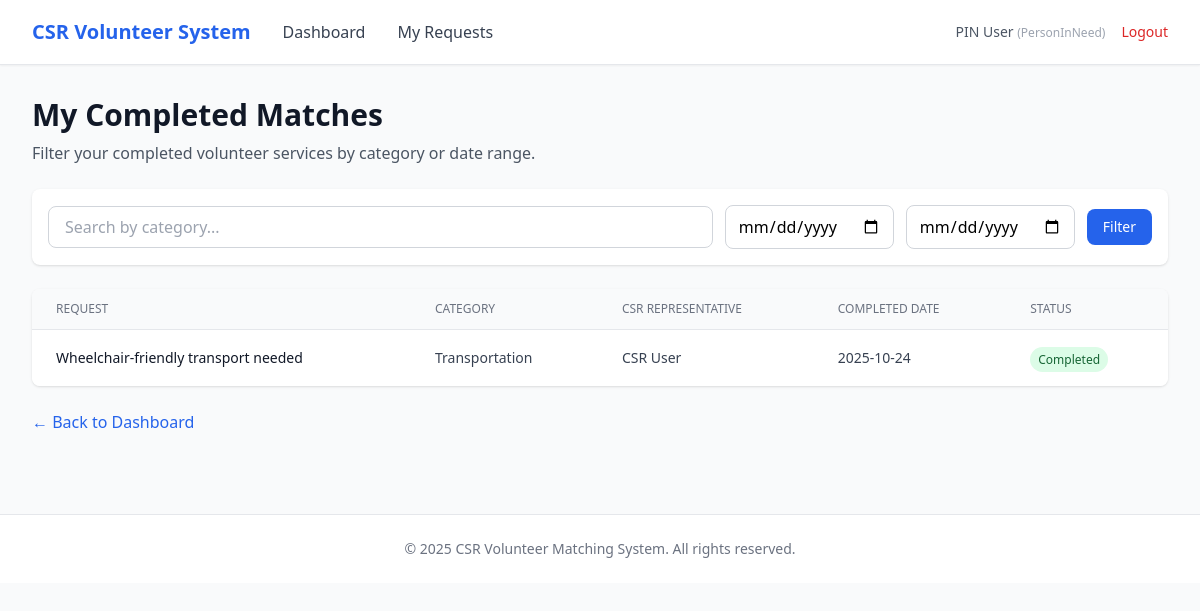
Screenshot of /pin/match-records (signed in) with the database file from the repository.
### app/entity/user_account.py (models this page shows, shortened)
class UserAccount(UserMixin, db.Model):
    __tablename__ = "user_accounts"
    userID = db.Column(db.Integer, primary_key=True, autoincrement=True)  # explicit auto increment
    name = db.Column(db.String(100), nullable=False)
    email = db.Column(db.String(120), nullable=False, unique=True, index=True)
    _password = db.Column("password", db.String(255), nullable=False)
    age = db.Column(db.Integer)
    phoneNumber = db.Column(db.String(20))
    isActive = db.Column(db.Boolean, default=True)
    profileID = db.Column(db.Integer, db.ForeignKey("user_profiles.profileID"), nullable=False)
    profile = db.relationship("UserProfile", back_populates="users", lazy=True)
    @property
    def password(self):
        raise AttributeError("Password is write-only.")
    @password.setter
    def password(self, raw):
        self._password = generate_password_hash(raw)

### app/entity/user_profile.py (models this page shows)
class UserProfile(db.Model):
    __tablename__ = "user_profiles"
    profileID   = db.Column(db.Integer, primary_key=True, autoincrement=True)  # explicit auto increment
    profileName = db.Column(db.String(50), nullable=False, unique=True)
    description = db.Column(db.String(255))
    isActive    = db.Column(db.Boolean, default=True)
    users = db.relationship("UserAccount", back_populates="profile", lazy=True)

### app/entity/match_record.py (models this page shows)
class MatchRecord(db.Model):
    __tablename__ = "match_records"
    matchRecordID = db.Column(db.Integer, primary_key=True)
    requestID = db.Column(db.Integer, db.ForeignKey("requests.requestID", ondelete="CASCADE"), nullable=False)
    csrRepID = db.Column(db.Integer, db.ForeignKey("user_accounts.userID"), nullable=False)
    pinID = db.Column(db.Integer, db.ForeignKey("user_accounts.userID"), nullable=False)
    categoryID = db.Column(db.Integer, db.ForeignKey("categories.categoryID"), nullable=False)
    status = db.Column(db.String(30), default="completed")
    matchedAt   = db.Column(db.DateTime, default=db.func.now(), nullable=False)
    completedAt = db.Column(db.DateTime)
    request = db.relationship("Request", lazy=True)
    csr_representative = db.relationship(
        "UserAccount",
        foreign_keys=[csrRepID],
        backref=db.backref("match_records_as_csr", lazy=True),
        lazy=True
    )
    person_in_need = db.relationship(
        "UserAccount",
        foreign_keys=[pinID],
        backref=db.backref("match_records_as_pin", lazy=True),
        lazy=True
    )
    category = db.relationship("Category", lazy=True)

### app/entity/request.py (models this page shows)
class Request(db.Model):
    __tablename__ = "requests"
    requestID = db.Column(db.Integer, primary_key=True)
    pinID = db.Column(db.Integer, db.ForeignKey("user_accounts.userID"), nullable=False)
    csrRepID = db.Column(db.Integer, db.ForeignKey("user_accounts.userID"))
    categoryID = db.Column(db.Integer, db.ForeignKey("categories.categoryID"), nullable=False)
    title = db.Column(db.String(150), nullable=False)
    description = db.Column(db.Text)
    status = db.Column(db.String(30), default="open")
    viewCount = db.Column(db.Integer, default=0)
    shortlistCount = db.Column(db.Integer, default=0)
    createdAt = db.Column(db.DateTime, default=db.func.now(), nullable=False)
    closedAt  = db.Column(db.DateTime)
    category = db.relationship("Category", back_populates="requests", lazy=True)
    person_in_need = db.relationship(
        "UserAccount",
        foreign_keys=[pinID],
        backref=db.backref("requests_made", lazy=True),
        lazy=True
    )
    csr_representative = db.relationship(
        "UserAccount",
        foreign_keys=[csrRepID],
        backref=db.backref("requests_supported", lazy=True),
        lazy=True
    )
    shortlists = db.relationship(
        "Shortlist",
        cascade="all, delete-orphan",
        passive_deletes=True
    )
    match_records = db.relationship(
        "MatchRecord",
        cascade="all, delete-orphan",
        passive_deletes=True
    )

### app/entity/category.py (models this page shows)
class Category(db.Model):
    __tablename__ = "categories"
    categoryID   = db.Column(db.Integer, primary_key=True)
    categoryName = db.Column(db.String(100), nullable=False, unique=True)
    description  = db.Column(db.String(255))
    isActive     = db.Column(db.Boolean, default=True)
    requests = db.relationship("Request", back_populates="category", lazy=True)

### app/boundary/routes.py (the view)
@boundary_bp.route("/pin/match-records", methods=["GET"])
@login_required
def pin_match_records():
    from app.control.pin_searchMatchRecord_controller import PinSearchMatchRecordController
    category_query = request.args.get("category", "").strip()
    start_date = request.args.get("start_date", "").strip()
    end_date = request.args.get("end_date", "").strip()
    page = request.args.get("page", 1, type=int)
    per_page = 10
    results = PinSearchMatchRecordController().searchMatchRecord(
        current_user.userID, category_query, start_date, end_date
    )
    total = len(results)
    start = (page - 1) * per_page
    end = start + per_page
    paginated_matches = results[start:end]
    class SimplePagination:
        def __init__(self, page, per_page, total):
            self.page = page
            self.per_page = per_page
            self.total = total
            self.pages = (total + per_page - 1) // per_page
            self.has_prev = page > 1
            self.has_next = page < self.pages
            self.prev_num = page - 1
            self.next_num = page + 1
    pagination = SimplePagination(page, per_page, total)
    return render_template(
        "pin/matches.html",
        matches=paginated_matches,
        pagination=pagination,
        category_query=category_query,
        start_date=start_date,
        end_date=end_date
    )

### app/control/pin_searchMatchRecord_controller.py (called while the page is built)
    def searchMatchRecord(self, pin_id: int, category_name: str = None, start_date: str = None, end_date: str = None):
        q = (
            MatchRecord.query
            .join(Category)
            .filter(MatchRecord.pinID == pin_id, MatchRecord.status == "completed")
        )
        if category_name:
            q = q.filter(Category.categoryName.ilike(f"%{category_name}%"))
        if start_date:
            try:
                start_dt = datetime.strptime(start_date, "%Y-%m-%d")
                q = q.filter(MatchRecord.completedAt >= start_dt)
            except ValueError:
                pass
        if end_date:
            try:
                end_dt = datetime.strptime(end_date, "%Y-%m-%d")
                q = q.filter(MatchRecord.completedAt <= end_dt)
            except ValueError:
                pass
        return q.order_by(MatchRecord.completedAt.desc()).all()

### app/entity/user_account.py (called while the page is built)
@login_manager.user_loader
def load_user(user_id):
    return UserAccount.query.get(int(user_id))

### app/templates/pin/matches.html (shortened to what this page needs)
{% extends "base.html" %}
{% block nav_links %}
<a href="{{ url_for('boundary.pin_dashboard') }}" class="text-gray-700 hover:text-primary">Dashboard</a>
<a href="{{ url_for('boundary.pin_requests') }}" class="text-gray-700 hover:text-primary">My Requests</a>
{% endblock %}
{% block content %}
<div class="mb-6">
    <h1 class="text-3xl font-bold text-gray-900">My Completed Matches</h1>
    <p class="text-gray-600 mt-2">Filter your completed volunteer services by category or date range.</p>
</div>
<div class="bg-white rounded-lg shadow mb-6 p-4">
    <form method="GET" action="{{ url_for('boundary.pin_match_records') }}" class="flex flex-wrap gap-3 items-center">
        <input type="text"
               name="category"
               value="{{ category_query }}"
               placeholder="Search by category..."
               class="flex-1 px-4 py-2 border border-gray-300 rounded-lg focus:ring-2 focus:ring-primary focus:border-transparent">
        <input type="date"
               name="start_date"
               value="{{ start_date }}"
               class="px-3 py-2 border border-gray-300 rounded-lg focus:ring-2 focus:ring-primary focus:border-transparent">
        <input type="date"
               name="end_date"
               value="{{ end_date }}"
               class="px-3 py-2 border border-gray-300 rounded-lg focus:ring-2 focus:ring-primary focus:border-transparent">
        <button type="submit"
                class="px-4 py-2 bg-primary text-white rounded-lg hover:bg-blue-700 transition text-sm">
            Filter
        </button>
    </form>
</div>
<div class="bg-white rounded-lg shadow overflow-hidden">
    <table class="min-w-full divide-y divide-gray-200">
        <thead class="bg-gray-50">
            <tr>
                <th class="px-6 py-3 text-left text-xs font-medium text-gray-500 uppercase">Request</th>
                <th class="px-6 py-3 text-left text-xs font-medium text-gray-500 uppercase">Category</th>
                <th class="px-6 py-3 text-left text-xs font-medium text-gray-500 uppercase">CSR Representative</th>
                <th class="px-6 py-3 text-left text-xs font-medium text-gray-500 uppercase">Completed Date</th>
                <th class="px-6 py-3 text-left text-xs font-medium text-gray-500 uppercase">Status</th>
            </tr>
        </thead>
        <tbody class="bg-white divide-y divide-gray-200">
            {% for match in matches %}
            <tr>
                <td class="px-6 py-4 text-sm font-medium text-gray-900">{{ match.request.title }}</td>
                <td class="px-6 py-4 text-sm text-gray-700">{{ match.category.categoryName }}</td>
                <td class="px-6 py-4 text-sm text-gray-700">{{ match.csr_representative.name }}</td>
                <td class="px-6 py-4 text-sm text-gray-700">
                    {{ match.completedAt.strftime('%Y-%m-%d') if match.completedAt else 'N/A' }}
                </td>
                <td class="px-6 py-4 whitespace-nowrap">
                    <span class="px-2 py-1 text-xs font-medium rounded-full bg-green-100 text-green-800">
                        {{ match.status|capitalize }}
                    </span>
                </td>
            </tr>
            {% else %}
            <tr>
                <td colspan="5" class="px-6 py-12 text-center text-gray-500">
                    No completed matches found for selected filters.
                </td>
            </tr>
            {% endfor %}
        </tbody>
    </table>
</div>
<div class="mt-6">
    <a href="{{ url_for('boundary.pin_dashboard') }}" class="text-primary hover:text-blue-700">
        ← Back to Dashboard
    </a>
</div>
{% endblock %}

### app/templates/base.html (shortened to what this page needs)
<!DOCTYPE html>
<html lang="en">
<head>
    <script src="https://cdn.tailwindcss.com"></script>
</head>
<body class="bg-gray-50 min-h-screen">
    {% if current_user.is_authenticated %}
    <nav class="bg-white shadow-sm border-b border-gray-200">
        <div class="max-w-7xl mx-auto px-4 sm:px-6 lg:px-8">
            <div class="flex justify-between items-center h-16">
                <div class="flex items-center gap-8">
                    <a href="{{ url_for('boundary.login') }}" class="text-xl font-bold text-primary">
                        CSR Volunteer System
                    </a>
                    {% block nav_links %}{% endblock %}
                </div>
                <div class="flex items-center gap-4">
                    <span class="text-sm text-gray-600">
                        {{ current_user.name }}
                        <span class="text-xs text-gray-400">({{ current_user.profile.profileName }})</span>
                    </span>
                    <a href="{{ url_for('boundary.logout') }}" class="text-sm text-red-600 hover:text-red-700">
                        Logout
                    </a>
                </div>
            </div>
        </div>
    </nav>
    {% endif %}
    <main class="max-w-7xl mx-auto px-4 sm:px-6 lg:px-8 py-8">
        {% block content %}{% endblock %}
    </main>
    <footer class="bg-white border-t border-gray-200 mt-12">
        <div class="max-w-7xl mx-auto px-4 sm:px-6 lg:px-8 py-6">
            <p class="text-center text-sm text-gray-500">
                &copy; 2025 CSR Volunteer Matching System. All rights reserved.
            </p>
        </div>
    </footer>
</body>
</html>

### rows the page displays
UserAccount: name "PIN User"
UserProfile: profile.profileName "PersonInNeed"
MatchRecord: request "Wheelchair-friendly transport needed", category.categoryName "Transportation", csr_representative.name "CSR User", completedAt "2025-10-24", status "Completed"
